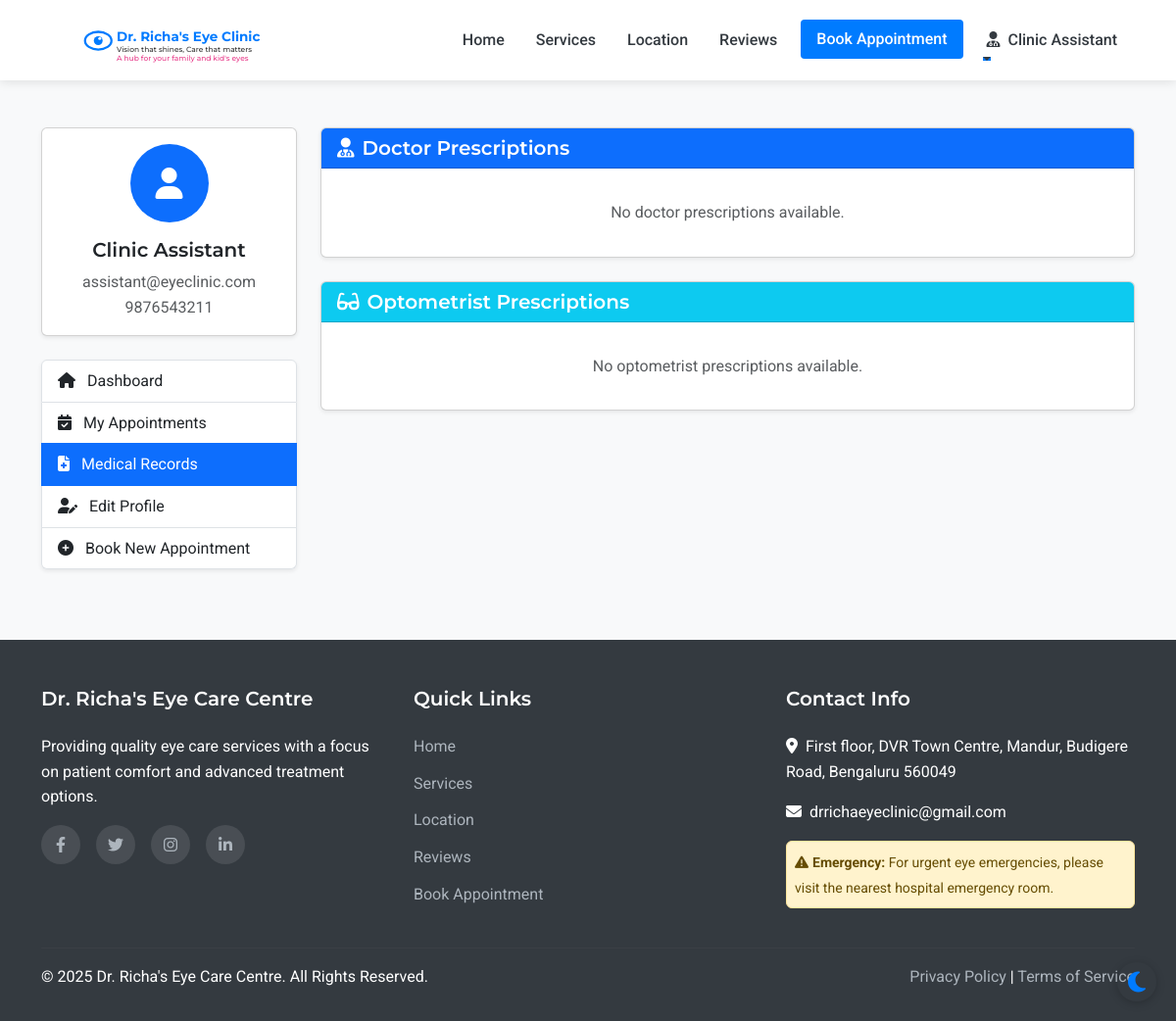
The page /patient/medical-records (signed in) on the database as committed earlier.
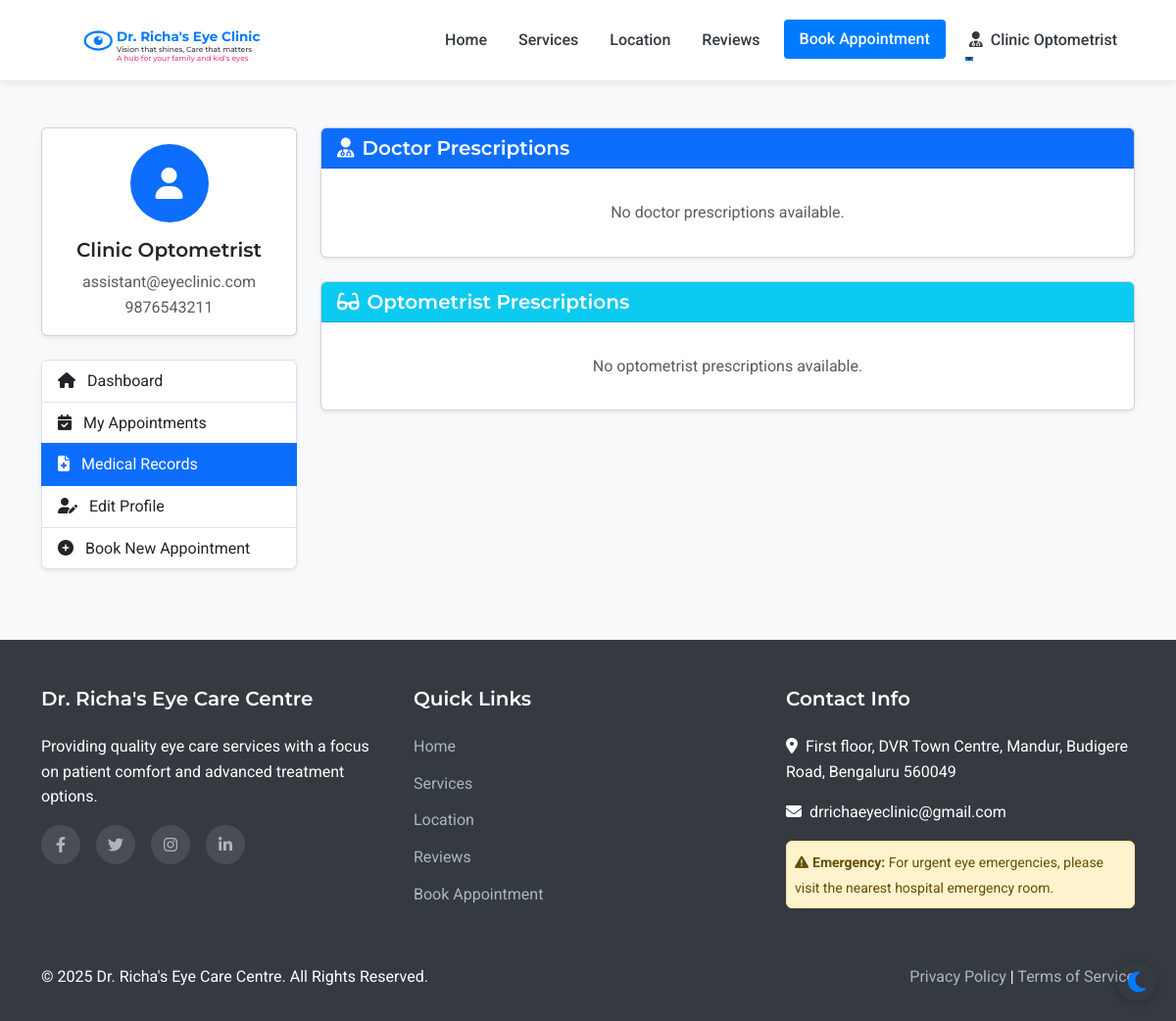
The same page on the database as committed later.
### models.py (models this page shows, shortened)
class Staff(UserMixin, db.Model):
    __abstract__ = True
    id = db.Column(db.Integer, primary_key=True)
    username = db.Column(db.String(64), unique=True, nullable=False)
    email = db.Column(db.String(120), unique=True, nullable=False)
    password_hash = db.Column(db.String(256), nullable=False)
    full_name = db.Column(db.String(100), nullable=False)
    mobile_number = db.Column(db.String(15), nullable=False)

class Assistant(Staff):
    __tablename__ = 'assistant'
    position = db.Column(db.String(100), nullable=True, default='Optometrist')
    full_name = db.Column(db.String(100), nullable=True, default='Optometrist')
    joining_date = db.Column(db.Date, nullable=True)
    salary_records = db.relationship('Salary', backref='assistant', lazy=True)

### routes.py (the view)
@app.route('/patient/medical-records')
@login_required
def patient_medical_records():
    appointments = (
        db.session.query(Appointment)
        .join(MedicalRecord, Appointment.id == MedicalRecord.appointment_id)
        .filter(Appointment.patient_id == current_user.id)
        .order_by(desc(Appointment.appointment_date))
        .all()
    )
    return render_template('patient/medical_records.html', appointments=appointments)

### app.py (called while the page is built)
@login_manager.user_loader
def load_user(user_id):
    from models import Doctor, Assistant, Admin, Patient
    try:
        if user_id.startswith('doctor_'):
            return Doctor.query.get(int(user_id.split('_')[1]))
        elif user_id.startswith('assistant_'):
            return Assistant.query.get(int(user_id.split('_')[1]))
        elif user_id.startswith('admin_'):
            return Admin.query.get(int(user_id.split('_')[1]))
        else:
            return Patient.query.get(int(user_id))
    except (ValueError, AttributeError):
        return None

### routes.py (called while the page is built)
@app.context_processor
def inject_now():
    return {'now': datetime.now()}

### templates/patient/medical_records.html (shortened to what the changed rows need)
{% extends 'layout.html' %}
{% block content %}
<section class="py-5 bg-light">
    <div class="container">
        <div class="row">
            <div class="col-lg-3 mb-4">
                <div class="card shadow-sm mb-4">
                    <div class="card-body text-center">
                        <div class="avatar-circle bg-primary text-white mb-3">
                            <i class="fas fa-user fa-2x"></i>
                        </div>
                        <h5 class="card-title">{{ current_user.full_name }}</h5>
                        <p class="card-text text-muted mb-0">{{ current_user.email }}</p>
                        <p class="card-text text-muted">{{ current_user.mobile_number }}</p>
                    </div>
                </div>
            </div>
        </div>
    </div>
</section>
{% endblock %}

### templates/layout.html (shortened to what the changed rows need)
<!DOCTYPE html>
<html lang="en">
<head>
    <link href="https://cdn.jsdelivr.net/npm/bootstrap@5.3.0-alpha1/dist/css/bootstrap.min.css" rel="stylesheet">
    <link rel="stylesheet" href="https://cdn.jsdelivr.net/npm/flatpickr/dist/flatpickr.min.css">
    <link rel="stylesheet" href="https://cdnjs.cloudflare.com/ajax/libs/font-awesome/6.1.1/css/all.min.css">
    <link rel="stylesheet" href="{{ url_for('static', filename='css/style.css') }}">
</head>
<body>
    <nav class="navbar navbar-expand-lg sticky-top">
        <div class="container">
            <div class="collapse navbar-collapse" id="navbarNav">
                <ul class="navbar-nav ms-auto">
                    {% if current_user.is_authenticated %}
                        {% if current_user.__class__.__name__ == 'Patient' %}
                            <li class="nav-item dropdown">
                                <a class="nav-link dropdown-toggle" href="#" id="navbarDropdown" role="button" data-bs-toggle="dropdown" aria-expanded="false">
                                    <i class="fas fa-user me-1"></i> {{ current_user.full_name }}
                                </a>
                                <ul class="dropdown-menu dropdown-menu-end" aria-labelledby="navbarDropdown">
                                    <li><a class="dropdown-item" href="{{ url_for('patient_dashboard') }}">Dashboard</a></li>
                                    <li><a class="dropdown-item" href="{{ url_for('patient_appointments') }}">My Appointments</a></li>
                                    <li><a class="dropdown-item" href="{{ url_for('patient_medical_records') }}">Medical Records</a></li>
                                    <li><hr class="dropdown-divider"></li>
                                    <li><a class="dropdown-item" href="{{ url_for('patient_logout') }}">Logout</a></li>
                                </ul>
                            </li>
                        {% else %}
                            <li class="nav-item dropdown">
                                <a class="nav-link dropdown-toggle" href="#" id="navbarDropdown" role="button" data-bs-toggle="dropdown" aria-expanded="false">
                                    <i class="fas fa-user-md me-1"></i> {{ current_user.full_name }}
                                </a>
                            </li>
                        {% endif %}
                    {% endif %}
                </ul>
            </div>
        </div>
    </nav>
    <main>
        {% block content %}{% endblock %}
    </main>
</body>
</html>

Rows that differ between the two databases and show on the page:
changed Assistant "assistant@eyeclinic.com": full_name "Clinic Assistant" → "Clinic Optometrist"
